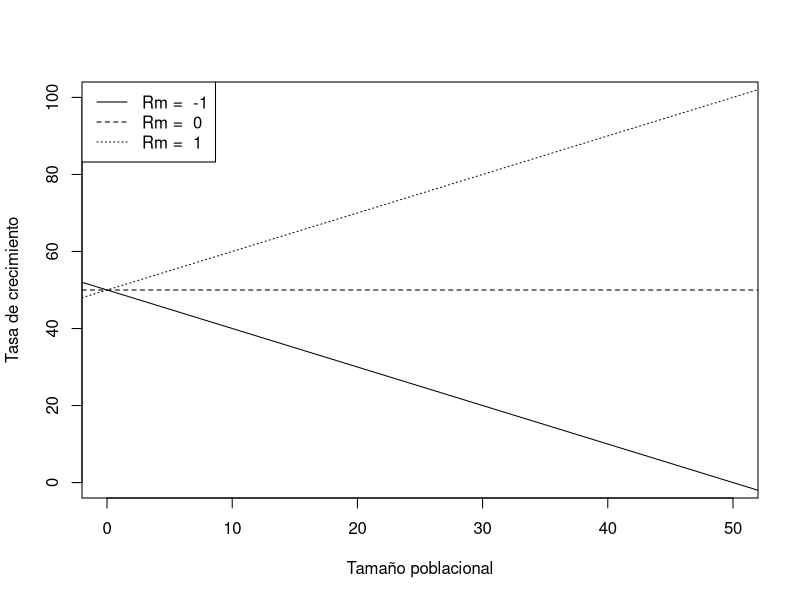

R code for this plot:
## ---- chunk 1
plot(0,0,xlim = c(0,50),
     ylim = c(0,100) ,
     type = 'n',xlab = 'Tamaño poblacional',
     ylab = "Tasa de crecimiento")

val=numeric()

for(Rm in c(-1,0,1)){
  abline(50,Rm,lty=Rm+2)
  val=append(val,Rm)
}
legend("topleft",lty= 1:3,legend = paste('Rm = ',val))
## ---- chunk 2
K <- 100; N0 <- 1; rm = 0.432

Nmrs <- K/2

MRS <- (rm*K)/4

bioTot <- Nmrs + MRS
